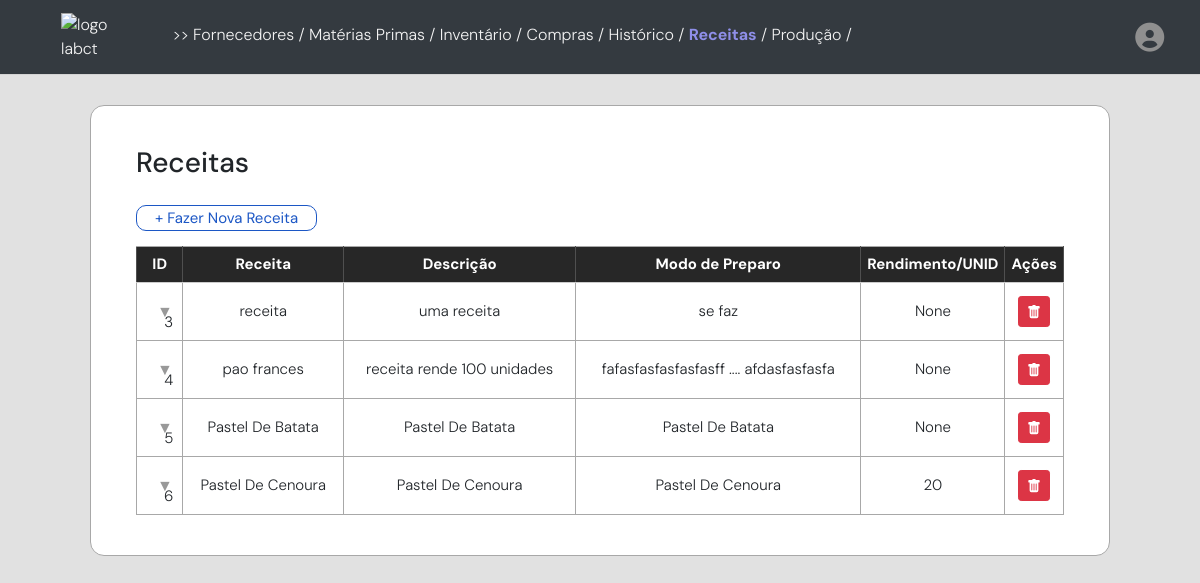
The page /receitas (signed in) on the database its author committed.
### models/receitas_model.py (models this page shows)
class Receitas(db.Model):
    __tablename__ = "receitas"
    __table_args__ = {"extend_existing": True}
    id_rct = db.Column(db.Integer, primary_key=True, autoincrement=True)
    nome_rct = db.Column(db.String(75))
    descricao_rct = db.Column(db.Text)
    preparo_rct = db.Column(db.Text)
    rendimento_rct = db.Column(db.Integer)
    user_id = db.Column(db.Integer, db.ForeignKey('usuarios.id'), nullable=False)
    usuarios = db.relationship("Usuarios", back_populates="receitas")
    receitasmateriasprimas = db.relationship("ReceitaMateriasPrimas", back_populates="receitas")
    producdados = db.relationship("ProducDados", back_populates="receitas")

### app.py (the view, shortened to what this page needs)
@app.route('/receitas', methods=['GET', 'POST'])
@login_required
def receitas():
    materiasprimas = MateriasPrimas.query.filter_by(user_id=current_user.id).all()
    materiasprimas_schema = MateriasPrimasSchema(many=True)
    serialized_data_mp = materiasprimas_schema.dump(materiasprimas)
    receitas = Receitas.query.filter_by(user_id=current_user.id).all()
    receitas_schema = ReceitasSchema(many=True)
    serialized_data_rct = receitas_schema.dump(receitas)
    receitasmp = ReceitaMateriasPrimas.query.filter_by(user_id=current_user.id).all()
    receitasmp_schema = ReceitasMateriasPrimasSchema(many=True)
    serialized_data_rctmp = receitasmp_schema.dump(receitasmp)
    return render_template('receitas2.html',
    materiasprimas=serialized_data_mp,
    receitas=serialized_data_rct,
    receitasmp=serialized_data_rctmp)

### app.py (called while the page is built)
@login_manager.user_loader
def user_loader(user_id):
    return Usuarios.query.get(int(user_id))

### templates/receitas2.html (shortened to what this page needs)
{% extends "base.html" %}
{% block content %}
<body>
    <div class="container">
        <div class="tabela">
            <h3 style="margin-bottom: 25px;"> Receitas </h3>
            <button style="margin-bottom: 15px;" data-toggle="modal" data-target="#cadastrarReceitaModal" class="btn-cadastrar">
                + Fazer Nova Receita</button>
            <div class="listaInventario">
                <table class="fold-table parent-table" id="myTable">
                    <thead>
                        <tr>
                            <th style="width: 5%; text-align: center;">ID</th>
                            <th style="text-align: center;">Receita</th>
                            <th style="text-align: center;">Descrição</th>
                            <th style="text-align: center;">Modo de Preparo</th>
                            <th style="text-align: center; width: 10%;">Rendimento/UNID</th>
                            <th style="text-align: center;">Ações</th>
                        </tr>
                    </thead>
                    <tbody class="tbody-parent">
                        {% for rct in receitas %}
                        <tr class="view">
                            <td style="margin-left: 10px; text-align: center;"> &nbsp &nbsp{{ rct.id_rct }}</td>
                            <td>{{ rct.nome_rct }}</td>
                            <td>{{ rct.descricao_rct }}</td>
                            <td>{{ rct.preparo_rct }}</td>
                            <td>{{ rct.rendimento_rct }}</td>
                            <td style="width: 5%;">
                                <div
                                    style="display: flex; flex-direction: row; justify-content: center; align-items: center;">
                                    <button type="button" style="margin: 3px; " class="btn btn-danger btn-sm"
                                        data-toggle="modal" data-target="#deleteModal{{ rct.id_rct }}">
                                    </button>
                                </div>
                            </td>
                        </tr>
                        {% endfor %}
                    </tbody>
                </table>
            </div>
        </div>
    </div>
</body>
{% endblock %}

### static/styles.css (style rules this page uses)
body { background-color: rgb(225, 225, 225); margin: 0; font-family: "DM Sans", sans-serif; font-optical-sizing: auto; font-weight: 300; font-style: normal; }
.container { margin-top: 18px !important; max-width: 85%; display: flex; flex-direction: column; }
.forma, .tabela { background-color: white; padding: 40px 45px 40px 45px; -webkit-border-radius: 14px; -moz-border-radius: 14px; border-radius: 14px; border: 0.5px solid #a8a8a8; }
.tabela { font-size: 15px; }
@media only screen and (max-width: 1600px) { .container { margin-top: 25px; display: flex; flex-direction: column; min-width: 100vw; } }
@media only screen and (max-width: 1600px) { .forma, .tabela { margin-inline: 75px; margin-block: 12px; } }
table { border-collapse: collapse; width: 100%; -webkit-user-select: none; -moz-user-select: none; -ms-user-select: none; user-select: none; }
table td, table th { border: 1px solid #a8a8a8; }
table th { background-color: rgb(39, 39, 39); ; color: white; padding-block: 10px; text-align: center; vertical-align: middle; padding-inline: 10px; border-right: 1px solid #4f4f4f; border-left: 1px solid #4f4f4f; }
table td { padding-block: 6px; text-align: center; vertical-align: middle; }
.btn-cadastrar { margin-bottom: 5px; padding-inline: 18px; border: 1px solid rgb(28, 87, 197); border-radius: 10px; background-color: white; transition: background-color 0.6s ease; transition: color 0.1s ease; color: rgb(28, 87, 197); }

### templates/receitas2.html (style rules this page uses)
table { width: 100%; border-collapse: collapse; }
table th { text-align: left; border-bottom: 1px solid #ccc; }
table th, table td { padding: 0.4em; }
table.fold-table>tbody>tr.view td, table.fold-table>tbody>tr.view th { cursor: pointer; }
table.fold-table>tbody>tr.view td:first-child, table.fold-table>tbody>tr.view th:first-child { position: relative; padding-left: 20px; }
table.fold-table>tbody>tr.view td:first-child:before, table.fold-table>tbody>tr.view th:first-child:before { position: absolute; top: 50%; left: 20px; width: 9px; height: 16px; margin-top: -8px; font: 16px fontawesome; color: #999; content: "▼"; transition: all 0.3s ease; }

### rows shown on the page
Receitas: id_rct "3", nome_rct "receita", descricao_rct "uma receita", preparo_rct "se faz", rendimento_rct "None"
Receitas: id_rct "4", nome_rct "pao frances", descricao_rct "receita rende 100 unidades", preparo_rct "fafasfasfasfasfasff .... afdasfasfasfa", rendimento_rct "None"
Receitas: id_rct "5", nome_rct "Pastel De Batata", descricao_rct "Pastel De Batata", preparo_rct "Pastel De Batata", rendimento_rct "None"
Receitas: id_rct "6", nome_rct "Pastel De Cenoura", descricao_rct "Pastel De Cenoura", preparo_rct "Pastel De Cenoura", rendimento_rct "20"
